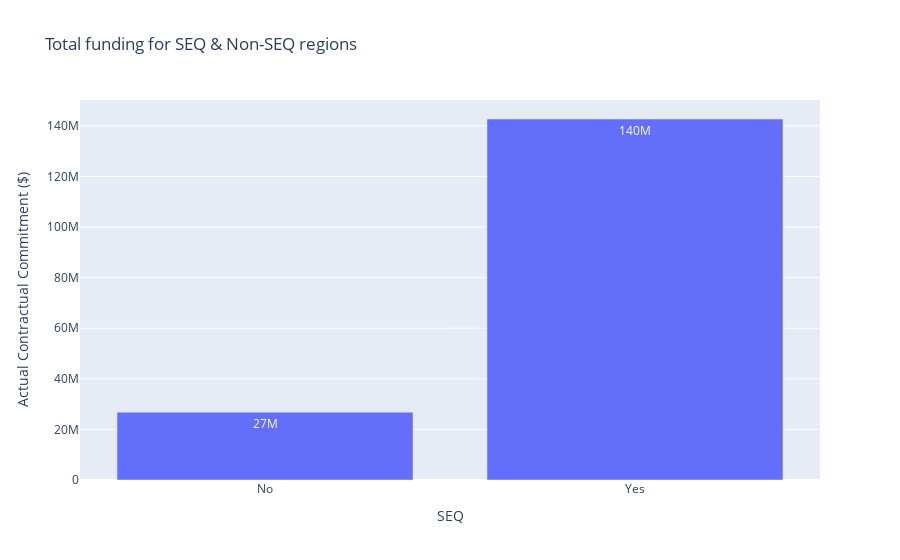

Source (notebook cell):
### Markdown cell above
Let's visualize them in graph formats.

### Code cell
fig = px.bar(fund_dis, x=fund_dis.index, y="Actual Contractual Commitment ($)", text_auto='.2s', title= "Total funding for SEQ & Non-SEQ regions")
fig.show()

### Figure 1 — Plotly figure (JSON) as saved in the notebook; plotly's stock layout.template omitted (floating-point values rounded to 4 significant figures)
{"data": [{"alignmentgroup": "True", "hovertemplate": "SEQ=%{x}<br>Actual Contractual Commitment ($)=%{y}<extra></extra>", "legendgroup": "", "marker": {"color": "#636efa", "pattern": {"shape": ""}}, "name": "", "offsetgroup": "", "orientation": "v", "showlegend": false, "textposition": "auto", "texttemplate": "%{y:.2s}", "type": "bar", "x": ["No", "Yes"], "xaxis": "x", "y": [26816092, 142695719], "yaxis": "y"}], "layout": {"autosize": true, "barmode": "relative", "legend": {"tracegroupgap": 0}, "title": {"text": "Total funding for SEQ & Non-SEQ regions"}, "xaxis": {"anchor": "y", "autorange": true, "domain": [0, 1], "range": [-0.5, 1.5], "title": {"text": "SEQ"}, "type": "category"}, "yaxis": {"anchor": "x", "autorange": true, "domain": [0, 1], "range": [0, 150206020], "title": {"text": "Actual Contractual Commitment ($)"}, "type": "linear"}}}
